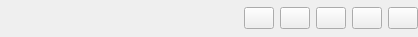
<?xml version="1.0" encoding="UTF-8"?>
<ui version="4.0">
 <class>CompactPropertyManager</class>
 <widget class="QWidget" name="CompactPropertyManager">
  <property name="geometry">
   <rect>
    <x>0</x>
    <y>0</y>
    <width>418</width>
    <height>37</height>
   </rect>
  </property>
  <property name="windowTitle">
   <string>Form</string>
  </property>
  <layout class="QGridLayout" name="gridLayout">
   <property name="margin">
    <number>0</number>
   </property>
   <item row="0" column="0">
    <widget class="DsgCustomComboBox" name="propertyComboBox" native="true">
     <property name="sizePolicy">
      <sizepolicy hsizetype="MinimumExpanding" vsizetype="Fixed">
       <horstretch>0</horstretch>
       <verstretch>0</verstretch>
      </sizepolicy>
     </property>
    </widget>
   </item>
   <item row="0" column="1">
    <widget class="QPushButton" name="createPropertyPushButton">
     <property name="sizePolicy">
      <sizepolicy hsizetype="Minimum" vsizetype="Minimum">
       <horstretch>0</horstretch>
       <verstretch>0</verstretch>
      </sizepolicy>
     </property>
     <property name="maximumSize">
      <size>
       <width>30</width>
       <height>25</height>
      </size>
     </property>
     <property name="toolTip">
      <string>Add spatial rule</string>
     </property>
     <property name="text">
      <string/>
     </property>
     <property name="icon">
      <iconset resource="../resources.qrc">
       <normaloff>:/plugins/DsgTools/icons/plus.png</normaloff>:/plugins/DsgTools/icons/plus.png</iconset>
     </property>
    </widget>
   </item>
   <item row="0" column="2">
    <widget class="QPushButton" name="removePropertyPushButton">
     <property name="sizePolicy">
      <sizepolicy hsizetype="Minimum" vsizetype="Minimum">
       <horstretch>0</horstretch>
       <verstretch>0</verstretch>
      </sizepolicy>
     </property>
     <property name="maximumSize">
      <size>
       <width>30</width>
       <height>25</height>
      </size>
     </property>
     <property name="toolTip">
      <string>Add spatial rule</string>
     </property>
     <property name="text">
      <string/>
     </property>
     <property name="icon">
      <iconset resource="../resources.qrc">
       <normaloff>:/plugins/DsgTools/icons/remove.png</normaloff>:/plugins/DsgTools/icons/remove.png</iconset>
     </property>
    </widget>
   </item>
   <item row="0" column="3">
    <widget class="QPushButton" name="importPropertyPushButton">
     <property name="sizePolicy">
      <sizepolicy hsizetype="Minimum" vsizetype="Minimum">
       <horstretch>0</horstretch>
       <verstretch>0</verstretch>
      </sizepolicy>
     </property>
     <property name="maximumSize">
      <size>
       <width>30</width>
       <height>25</height>
      </size>
     </property>
     <property name="toolTip">
      <string>Import spatial rule</string>
     </property>
     <property name="text">
      <string/>
     </property>
     <property name="icon">
      <iconset resource="../resources.qrc">
       <normaloff>:/plugins/DsgTools/icons/import.png</normaloff>:/plugins/DsgTools/icons/import.png</iconset>
     </property>
    </widget>
   </item>
   <item row="0" column="4">
    <widget class="QPushButton" name="exportPropertyPushButton">
     <property name="sizePolicy">
      <sizepolicy hsizetype="Minimum" vsizetype="Minimum">
       <horstretch>0</horstretch>
       <verstretch>0</verstretch>
      </sizepolicy>
     </property>
     <property name="maximumSize">
      <size>
       <width>30</width>
       <height>25</height>
      </size>
     </property>
     <property name="toolTip">
      <string>Configure spatial rule</string>
     </property>
     <property name="text">
      <string/>
     </property>
     <property name="icon">
      <iconset resource="../resources.qrc">
       <normaloff>:/plugins/DsgTools/icons/export.png</normaloff>:/plugins/DsgTools/icons/export.png</iconset>
     </property>
    </widget>
   </item>
   <item row="0" column="5">
    <widget class="QPushButton" name="editPropertyPushButton">
     <property name="sizePolicy">
      <sizepolicy hsizetype="Minimum" vsizetype="Minimum">
       <horstretch>0</horstretch>
       <verstretch>0</verstretch>
      </sizepolicy>
     </property>
     <property name="maximumSize">
      <size>
       <width>30</width>
       <height>25</height>
      </size>
     </property>
     <property name="toolTip">
      <string>Configure spatial rule</string>
     </property>
     <property name="text">
      <string/>
     </property>
     <property name="icon">
      <iconset resource="../resources.qrc">
       <normaloff>:/plugins/DsgTools/icons/config.png</normaloff>:/plugins/DsgTools/icons/config.png</iconset>
     </property>
    </widget>
   </item>
  </layout>
 </widget>
 <customwidgets>
  <customwidget>
   <class>DsgCustomComboBox</class>
   <extends>QWidget</extends>
   <header>DsgTools.CustomWidgets.BasicInterfaceWidgets.dsgCustomComboBox.h</header>
   <container>1</container>
  </customwidget>
 </customwidgets>
 <resources>
  <include location="../resources.qrc"/>
 </resources>
 <connections/>
</ui>
